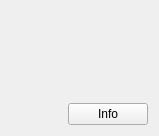
<?xml version="1.0" encoding="UTF-8"?>
<ui version="4.0">
 <class>SAKFontAwesomeIcon</class>
 <widget class="QWidget" name="SAKFontAwesomeIcon">
  <property name="geometry">
   <rect>
    <x>0</x>
    <y>0</y>
    <width>159</width>
    <height>136</height>
   </rect>
  </property>
  <property name="windowTitle">
   <string notr="true">Form</string>
  </property>
  <layout class="QGridLayout" name="gridLayout">
   <item row="1" column="0" colspan="2">
    <widget class="QLabel" name="labelUnicode">
     <property name="sizePolicy">
      <sizepolicy hsizetype="Preferred" vsizetype="Preferred">
       <horstretch>0</horstretch>
       <verstretch>0</verstretch>
      </sizepolicy>
     </property>
     <property name="text">
      <string notr="true"/>
     </property>
     <property name="alignment">
      <set>Qt::AlignCenter</set>
     </property>
    </widget>
   </item>
   <item row="1" column="2">
    <widget class="QPushButton" name="pushButton">
     <property name="text">
      <string>Info</string>
     </property>
    </widget>
   </item>
   <item row="0" column="0" colspan="3">
    <widget class="QLabel" name="labelIcon">
     <property name="sizePolicy">
      <sizepolicy hsizetype="Expanding" vsizetype="Expanding">
       <horstretch>0</horstretch>
       <verstretch>0</verstretch>
      </sizepolicy>
     </property>
     <property name="text">
      <string notr="true"/>
     </property>
     <property name="alignment">
      <set>Qt::AlignCenter</set>
     </property>
    </widget>
   </item>
  </layout>
 </widget>
 <resources/>
 <connections/>
</ui>
